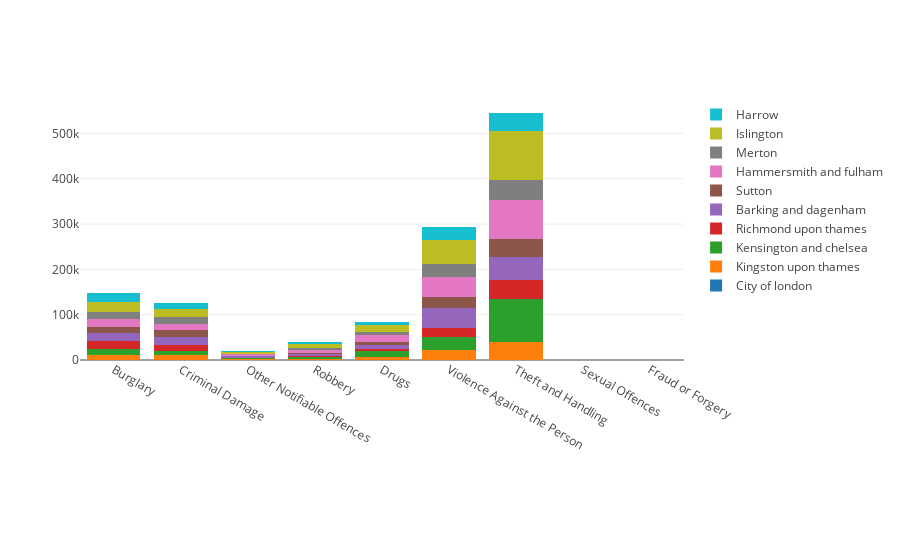

The notebook cell this image was saved under:
### Code cell
iplot({'data': traces, 'layout': Layout(barmode='stack', xaxis={'tickangle': 30}, margin={'b': 200})})

### Figure 1 — Plotly figure (JSON) as saved in the notebook; plotly's stock layout.template omitted (floating-point values rounded to 4 significant figures)
{"data": [{"name": "City of london", "type": "bar", "x": ["Burglary", "Criminal Damage", "Other Notifiable Offences", "Robbery", "Drugs", "Violence Against the Person", "Theft and Handling"], "y": [15, 16, 17, 24, 33, 114, 561]}, {"name": "Kingston upon thames", "type": "bar", "x": ["Sexual Offences", "Fraud or Forgery", "Other Notifiable Offences", "Robbery", "Drugs", "Burglary", "Criminal Damage", "Violence Against the Person", "Theft and Handling"], "y": [18, 65, 1332, 1702, 5682, 10131, 10610, 21540, 38226]}, {"name": "Kensington and chelsea", "type": "bar", "x": ["Sexual Offences", "Fraud or Forgery", "Other Notifiable Offences", "Robbery", "Criminal Damage", "Drugs", "Burglary", "Violence Against the Person", "Theft and Handling"], "y": [24, 85, 2203, 4744, 9839, 14573, 14980, 29570, 95963]}, {"name": "Richmond upon thames", "type": "bar", "x": ["Sexual Offences", "Fraud or Forgery", "Other Notifiable Offences", "Robbery", "Drugs", "Criminal Damage", "Burglary", "Violence Against the Person", "Theft and Handling"], "y": [26, 37, 1420, 1590, 4707, 11722, 16097, 20314, 40858]}, {"name": "Barking and dagenham", "type": "bar", "x": ["Sexual Offences", "Fraud or Forgery", "Other Notifiable Offences", "Robbery", "Drugs", "Burglary", "Criminal Damage", "Violence Against the Person", "Theft and Handling"], "y": [49, 205, 2819, 6105, 9188, 18103, 18888, 43091, 50999]}, {"name": "Sutton", "type": "bar", "x": ["Sexual Offences", "Fraud or Forgery", "Other Notifiable Offences", "Robbery", "Drugs", "Burglary", "Criminal Damage", "Violence Against the Person", "Theft and Handling"], "y": [20, 57, 1393, 2308, 4586, 13207, 14474, 25409, 39533]}, {"name": "Hammersmith and fulham", "type": "bar", "x": ["Sexual Offences", "Fraud or Forgery", "Other Notifiable Offences", "Robbery", "Criminal Damage", "Drugs", "Burglary", "Violence Against the Person", "Theft and Handling"], "y": [45, 91, 3352, 5279, 14595, 15492, 17010, 43014, 86381]}, {"name": "Merton", "type": "bar", "x": ["Sexual Offences", "Fraud or Forgery", "Other Notifiable Offences", "Robbery", "Drugs", "Criminal Damage", "Burglary", "Violence Against the Person", "Theft and Handling"], "y": [26, 111, 1571, 4021, 6651, 14339, 16485, 28322, 44128]}, {"name": "Islington", "type": "bar", "x": ["Sexual Offences", "Fraud or Forgery", "Other Notifiable Offences", "Robbery", "Drugs", "Criminal Damage", "Burglary", "Violence Against the Person", "Theft and Handling"], "y": [40, 85, 3675, 8736, 16553, 18354, 22207, 52975, 107661]}, {"name": "Harrow", "type": "bar", "x": ["Sexual Offences", "Fraud or Forgery", "Other Notifiable Offences", "Robbery", "Drugs", "Criminal Damage", "Burglary", "Violence Against the Person", "Theft and Handling"], "y": [27, 92, 1998, 4242, 7122, 12724, 19630, 30213, 40800]}], "layout": {"barmode": "stack", "margin": {"b": 200}, "xaxis": {"tickangle": 30}}}
